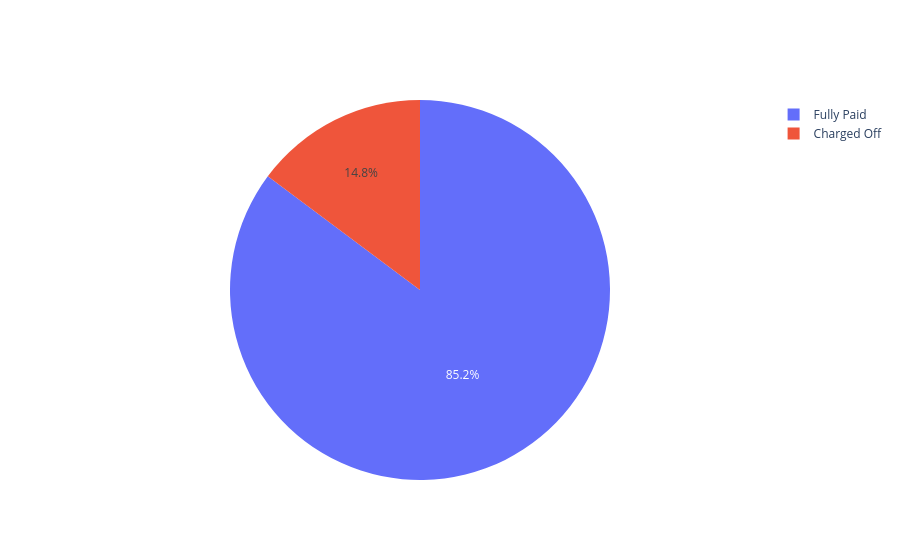

The notebook cell saved with this chart:
### Code cell
labels = loan_df['loan_status'].value_counts().index

fig = go.Figure(data=[go.Pie(labels=labels, values=loan_df['loan_status'].value_counts())])
fig.show()

#sns.countplot(x="loan_status", data=loan_df)

### Figure 1 — Plotly figure (JSON) as saved in the notebook; plotly's stock layout.template omitted (floating-point values rounded to 4 significant figures)
{"data": [{"labels": ["Fully Paid", "Charged Off"], "type": "pie", "values": [16965, 2943]}], "layout": {}}
